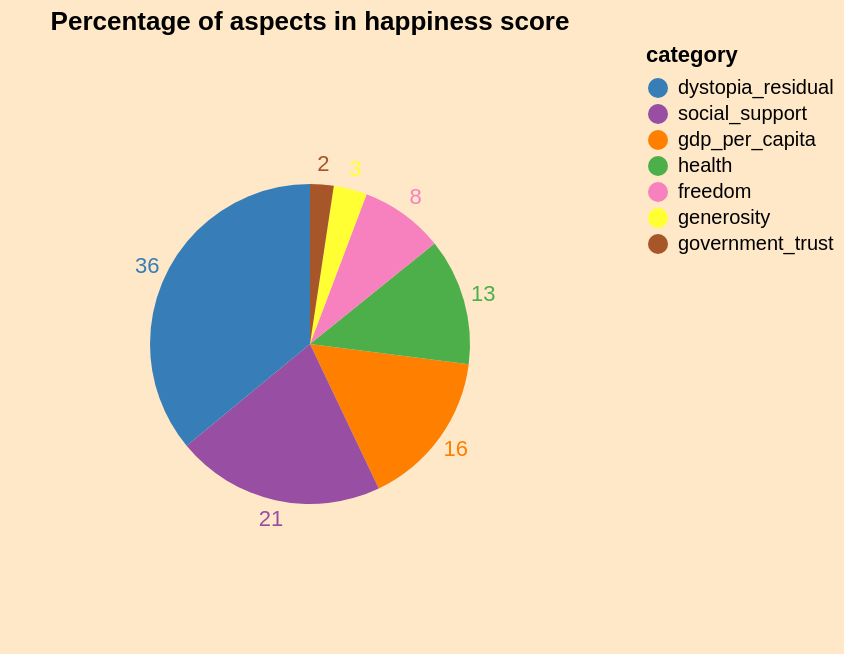

Write a Vega-Lite specification for this figure.
### Vega-Lite specification from a JSON file in a GitHub repository (floating-point values rounded to 4 significant figures)
{"$schema": "https://vega.github.io/schema/vega-lite/v4.json", "description": "A simple pie chart with embedded data.", "title": "Percentage of aspects in happiness score", "width": "container", "height": "container", "data": {"values": [{"category": "gdp_per_capita", "value": 122.0}, {"category": "social_support", "value": 161.5}, {"category": "health", "value": 98.06}, {"category": "freedom", "value": 64.76}, {"category": "generosity", "value": 25.84}, {"category": "government_trust", "value": 18.22}, {"category": "dystopia_residual", "value": 275.6}]}, "transform": [{"window": [{"op": "sum", "field": "value", "as": "TotalValue"}], "frame": [null, null]}, {"calculate": "datum.value/datum.TotalValue * 100", "as": "PercentOfTotal"}], "encoding": {"theta": {"field": "value", "type": "quantitative", "stack": true}, "color": {"field": "category", "type": "nominal", "scale": {"domain": ["dystopia_residual", "social_support", "gdp_per_capita", "health", "freedom", "generosity", "government_trust"], "range": ["#377eb8", "#984ea3", "#ff7f00", "#4daf4a", "#f781bf", "#ffff33", "#a65628"]}}, "opacity": {"value": 1}}, "layer": [{"mark": {"type": "arc", "outerRadius": 80}}, {"mark": {"type": "text", "radius": 90}, "encoding": {"text": {"field": "PercentOfTotal", "type": "quantitative", "format": ".0f"}}}], "view": {"stroke": null}, "config": {"background": "#fee8c8"}}
